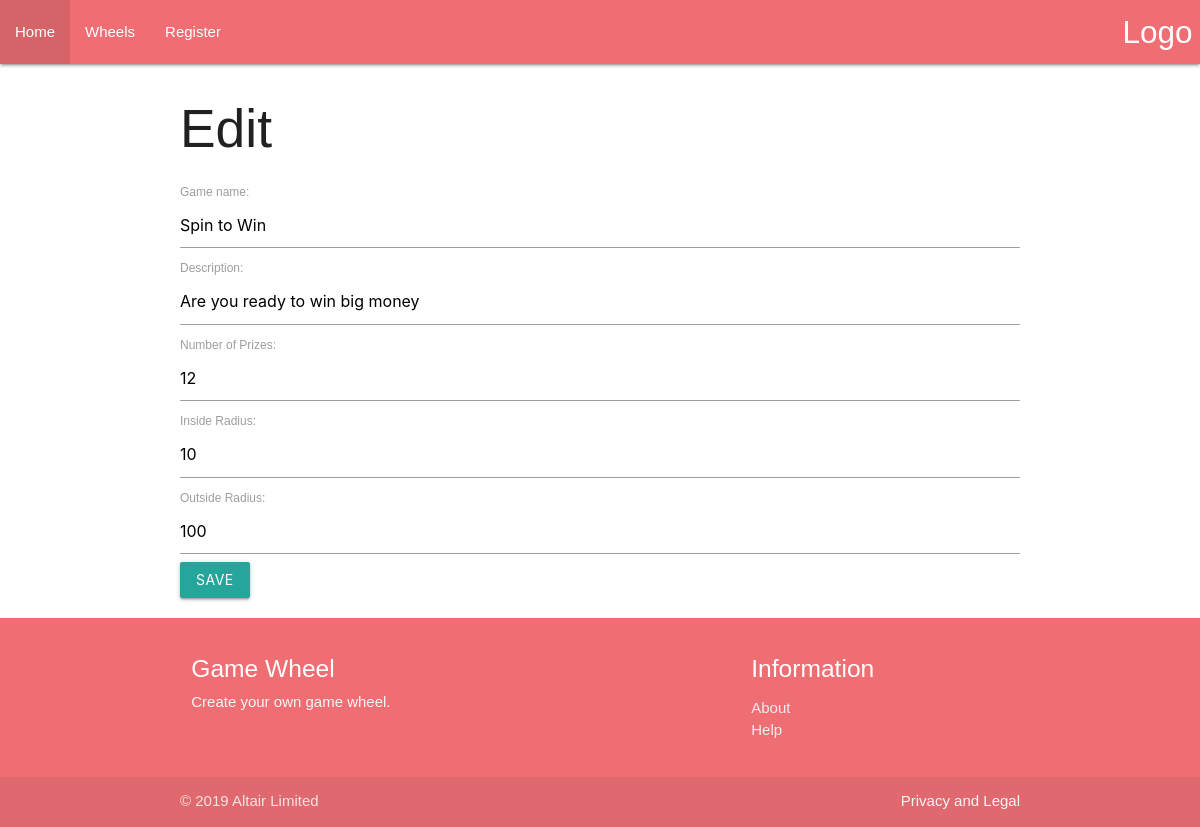
Page /wheel/edit/4/ on the earlier database version.
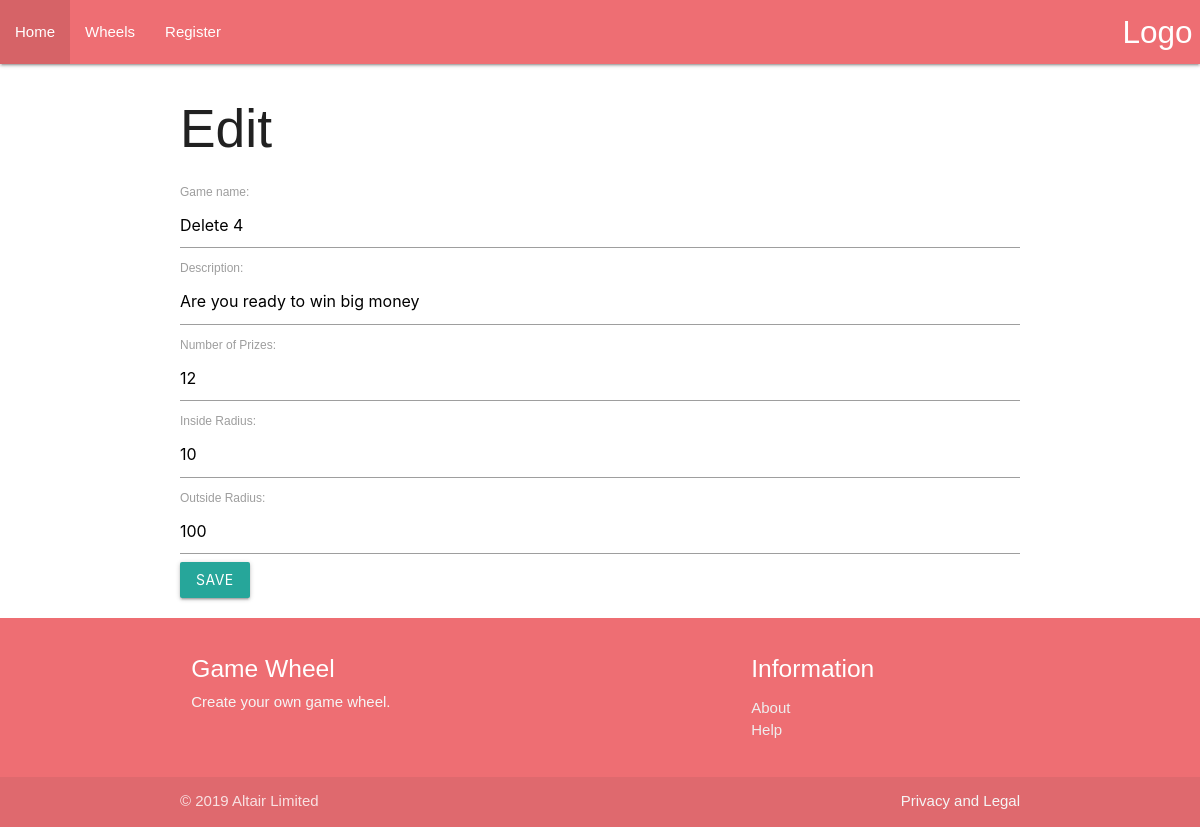
Same page on the later database version.
### main/models.py (models this page shows, shortened)
class Wheel(models.Model):
    name = models.CharField(max_length=100, default='Wheel of Fun')
    description = models.CharField(max_length=400)
    showDescription = models.BooleanField(default=False)
    numSegments = models.IntegerField(default=6)
    innerRadius = models.IntegerField(default=25)
    outerRadius = models.IntegerField(default=125)
    fillStyle = models.CharField(max_length=200, default='text')
    textFontFamily = models.CharField(max_length=200, default='Verdana')
    textFontSize = models.IntegerField(default=24)
    textOrientation = models.CharField(max_length=10, default='vertical') # vertical, horizontal
    textAlignment = models.CharField(max_length=50, default='outer')
    animation = models.ForeignKey(Animation, null=True, on_delete=models.SET_NULL)

### main/views.py (the view)
# urls.py: path('wheel/edit/<int:pk>/',views.wheeledit, name="wheeledit"),
def wheeledit(request,pk):
    wheel = get_object_or_404(Wheel, pk=pk)
    if request.method == "POST":
        form = WheelForm(request.POST, instance=wheel)
        if form.is_valid():
            wheel = form.save()
            return redirect('main:wheeldetail', pk=wheel.pk)
    else:
        form = WheelForm(instance=wheel)
        return render(request, 'main/wheeledit_form.html', {'form':form})

### main/forms.py
class WheelForm(forms.ModelForm):
    name = forms.CharField(label='Game name', max_length=100)
    description = forms.CharField(label='Description', max_length=400)
    numSegments = forms.IntegerField(label='Number of Prizes', min_value=1, max_value=99)
    innerRadius = forms.IntegerField(label='Inside Radius', min_value=0, max_value=100)
    outerRadius = forms.IntegerField(label='Outside Radius', min_value=10, max_value=249)
    class Meta:
      model = Wheel
      fields = ('name', 'description','numSegments','innerRadius','outerRadius',)

### main/templates/main/wheeledit_form.html (shortened to what this page needs)
{% extends "main/header.html" %}
{% block content %}
<h2>Edit</h2>
<div class="row">
  <form method="POST">
    {{form.as_p}}
    <button class="btn btn-outline-info" type="submit">save</button>
  </form>
</div>
{% endblock %}

Differences in the rows shown:
changed Wheel "Are you ready to win big money": name "Spin to Win" → "Delete 4"
